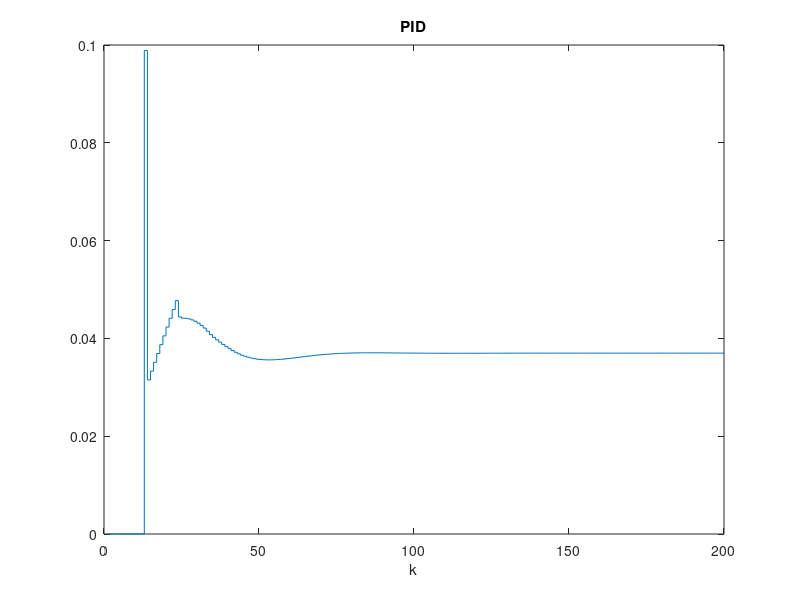
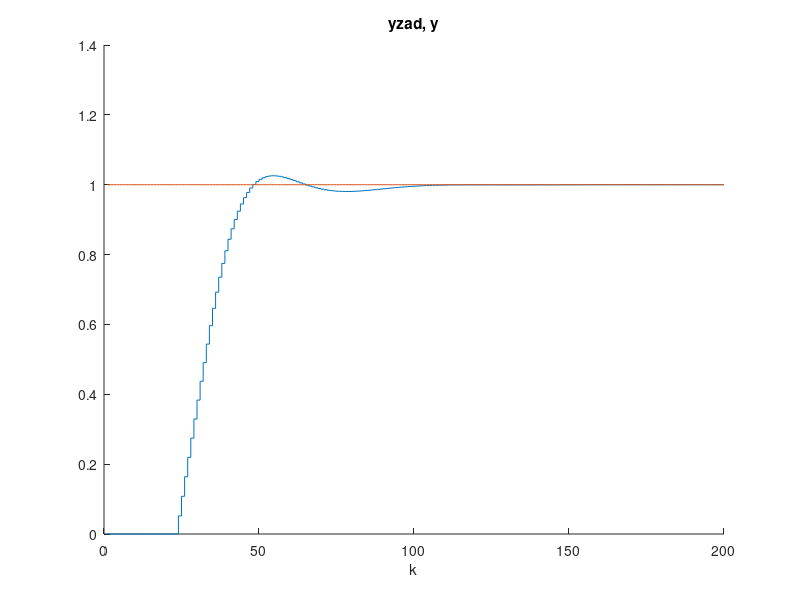
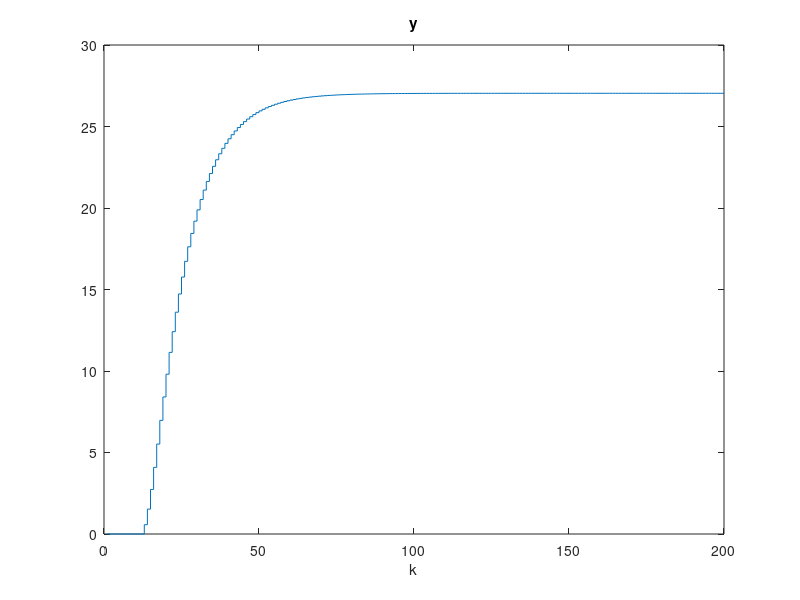
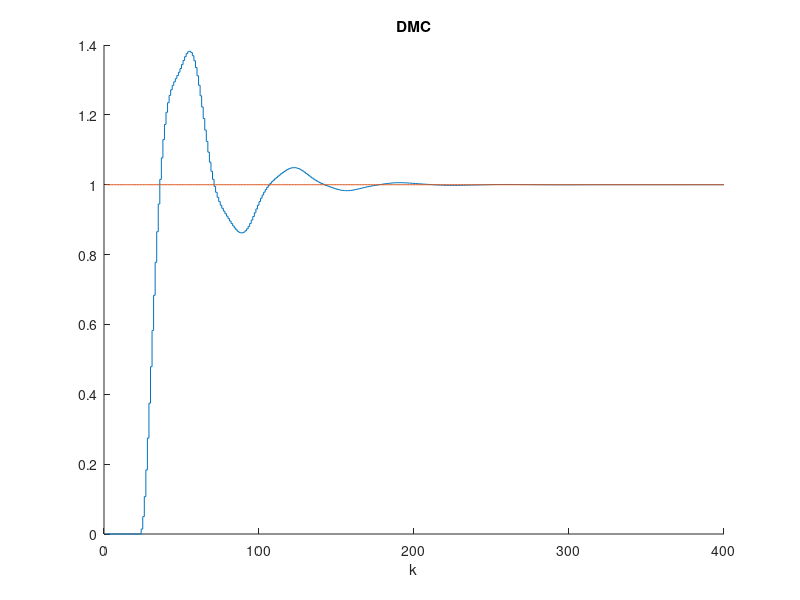

The MATLAB source for these figures, in order:
%Michał Stolarz
%Zad nr 4

Kk = 0.4802 % Kp=0.4802 <- wzmocnienie krytyczne Tk = 20 sek  <- okres oscylacji
Tk = 20

%nastawy
Kp=0.6*Kk
Ti=(0.5*Tk)
Td=0.12*Tk

Kp=Kp*0.1%inne nastawy bo tamte nie działają
Ti=Ti*0.8
Td=Td*0.5

%dyskretny regulator
Tp=0.5

r0 = Kp*(1+(Tp/(2*Ti))+(Td/Tp))
r1 = Kp*(-1-2*(Td/Tp)+Tp/(2*Ti))
r2 = (Kp*Td)/Tp

%dyskretny obiekt


%inicjalizacja 
b0=1.677;
b1=-0.6981; 
c0=0.524; 
c1=0.04649; 




%###########PID##############
kk=200; %koniec symulacji 

x=1:kk
y=zeros(kk,1);
u=zeros(kk,1);

%warunki pocztkowe 
u(1:12)=0; 
y(1:12)=0; 
yzad(1:12)=1; 
yzad(13:kk)=1; 
e(1:12)=0; 

for k=13:kk; %główna ptla symulacyjna 
%symulacja obiektu 
     y(k)=1.677*y(k-1)-0.6981*y(k-2)+0.524*u(k-11)+0.04649*u(k-12);
%uchyb regulacji 
     e(k)=yzad(k)-y(k); 
%sygnał sterujcy regulatora PID 
     u(k)=r2*e(k-2)+r1*e(k-1)+r0*e(k)+u(k-1); 
end; 

%wyniki symulacji
figure;
stairs(x,u); 
title("PID");
xlabel("k");
hold off

figure; 
hold on
stairs(x,y)
hold on
stairs(x,yzad) 
title("yzad, y")
xlabel("k") 
hold off




%##########Odpowiedź skokowa obiektu###############

kk=200; %koniec symulacji 

x=1:kk
y=zeros(kk,1);
u=zeros(kk,1);

%warunki pocztkowe 
u(1:12)=0; 
y(1:12)=0; 
u(1:12)=1; 
u(13:kk)=1;  

for k=13:kk; %główna petla symulacyjna 
%symulacja obiektu 
     y(k)=1.677*y(k-1)-0.6981*y(k-2)+0.524*u(k-11)+0.04649*u(k-12); 
end; 

%wyniki symulacji
figure;
stairs(x,y); 
title("y");
xlabel("k");
hold off


%########## DCM ###############

% Wektor z rzędnymi odpowiedzi skokowych obiektu

s = y;

% Horyzonty

D=25;
N=25;
Nu=15;

% Współczynnik kary za przyrosty sterowania

lambda=1000;

% Generacja macierzy

M=zeros(N,Nu);
for i=1:N
   for j=1:Nu
      if (i>=j)
         M(i,j)=s(i-j+1);
      end;
   end;
end;

MP=zeros(N,D-1);
for i=1:N
   for j=1:D-1
      if i+j<=D
         MP(i,j)=s(i+j)-s(j);
      else
         MP(i,j)=s(D)-s(j);
      end;      
   end;
end;

% Obliczanie parametrów regulatora

I=eye(Nu);
K=((M'*M+lambda*I)^-1)*M';
%ku=K(1,:)*MP;
%ke=sum(K(1,:));

%formatka = '%f,';
%fprintf(formatka, ku)
kk=400
y_zad = ones(kk,1)
y_model = zeros(kk,1)
d_u=zeros(N,1)
d_u_stare = zeros(N,1)
u = zeros(Nu,1)

for k=13:kk; %główna petla symulacyjna 
   
   y_model(k)=1.677*y_model(k-1)-0.6981*y_model(k-2)+0.524*u(k-11)+0.04649*u(k-12); %odpowiedź modelu na sterowanie 
  
   d_u = K*(y_zad(1)*ones(N,1)- y_model(k)*ones(N) -MP*d_u_stare(1:N-1)); %zmiana sterowania
   
   d_u_stare(2:end)=d_u_stare(1:end-1)%przesuniecie
   d_u_stare(1) = d_u(1);
   
   u(k)=u(k-1)+d_u(1); %sterowanie
   
   
end; 

%wyniki symulacji
figure
hold on
stairs(y_model);
stairs(y_zad) 
title("DMC");
xlabel("k");
hold off

